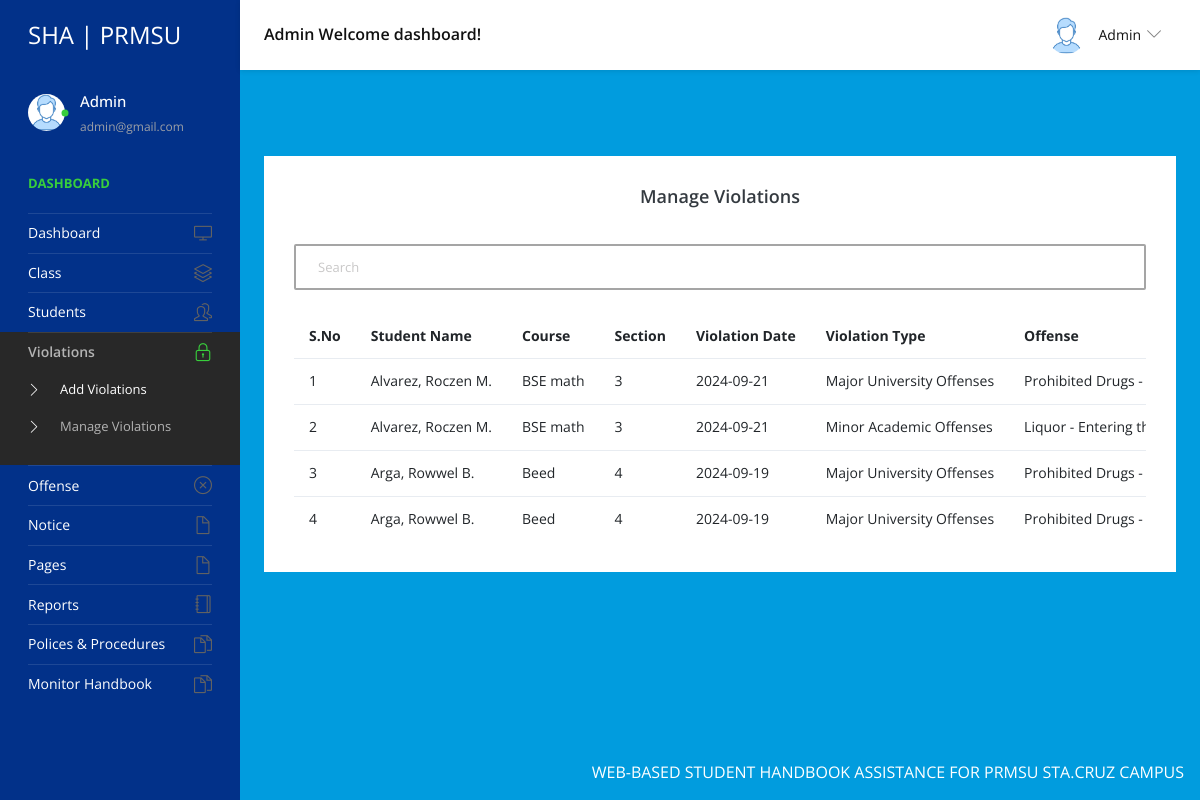
/admin/manage-violations.php (signed in), run on the app's committed database.
### tables this page shows
CREATE TABLE `violations` (
  `id` int(11) NOT NULL,
  `student_id` int(11) NOT NULL,
  `violation_date` date NOT NULL,
  `violation_type` varchar(255) NOT NULL,
  `description` text DEFAULT NULL,
  `severity` int(11) NOT NULL,
  `penalty` varchar(255) DEFAULT NULL,
  `created_at` timestamp NOT NULL DEFAULT current_timestamp(),
  `updated_at` timestamp NOT NULL DEFAULT current_timestamp() ON UPDATE current_timestamp()
);

CREATE TABLE `tblstudent` (
  `ID` int(10) NOT NULL,
  `StudentName` varchar(200) DEFAULT NULL,
  `StudentEmail` varchar(200) DEFAULT NULL,
  `StudentClass` varchar(100) DEFAULT NULL,
  `Gender` varchar(50) DEFAULT NULL,
  `DOB` date DEFAULT NULL,
  `StuID` varchar(200) DEFAULT NULL,
  `FatherName` mediumtext DEFAULT NULL,
  `MotherName` mediumtext DEFAULT NULL,
  `ContactNumber` bigint(10) DEFAULT NULL,
  `AltenateNumber` bigint(10) DEFAULT NULL,
  `Address` mediumtext DEFAULT NULL,
  `UserName` varchar(200) DEFAULT NULL,
  `Password` varchar(200) DEFAULT NULL,
  `Image` varchar(200) DEFAULT NULL,
  `DateofAdmission` timestamp NULL DEFAULT current_timestamp(),
  `verify` int(11) NOT NULL,
  `isReading` tinyint(1) NOT NULL,
  `last_seen` datetime DEFAULT current_timestamp()
);

CREATE TABLE `tblclass` (
  `ID` int(5) NOT NULL,
  `ClassName` varchar(50) DEFAULT NULL,
  `Section` varchar(20) DEFAULT NULL,
  `CreationDate` timestamp NULL DEFAULT current_timestamp()
);

### admin/manage-violations.php (the view, shortened to what this page needs)
<?php
include('includes/dbconnection.php');
if (strlen($_SESSION['sturecmsaid'] == 0)) {
  header('location:logout.php');
} else {
  ?>
  <!DOCTYPE html>
  <html lang="en">
  <head>
    <link rel="stylesheet" href="vendors/simple-line-icons/css/simple-line-icons.css">
    <link rel="stylesheet" href="vendors/flag-icon-css/css/flag-icon.min.css">
    <link rel="stylesheet" href="vendors/css/vendor.bundle.base.css">
    <link rel="stylesheet" href="./vendors/daterangepicker/daterangepicker.css">
    <link rel="stylesheet" href="./vendors/chartist/chartist.min.css">
    <link rel="stylesheet" href="./css/style.css">
  </head>
  <body>
    <div class="container-scroller">
      <?php include_once('includes/header.php'); ?>
      <div class="container-fluid page-body-wrapper">
        <?php include_once('includes/sidebar.php'); ?>
        <div class="main-panel">
          <div class="content-wrapper">
            <div class="page-header">
              <nav aria-label="breadcrumb">
                <ol class="breadcrumb">
                </ol>
              </nav>
            </div>
               <div class="row">
            <div class="col-12 grid-margin stretch-card">
              <div class="card">
                <div class="card-body">
                  <h4 class="card-title" style="text-align: center;">Manage Violations</h4>
                    <div class="table-responsive">
                      <input style="border: 2px #a5a5a5 solid;" type="text" id="searchInput" onkeyup="filterTable()" placeholder="Search"
                        class="form-control mb-4 mt-4">
                      <table class="table" id="table">
                        <thead>
                          <tr>
                            <th class="font-weight-bold">S.No</th>
                            <th class="font-weight-bold">Student Name</th>
                            <th class="font-weight-bold">Course</th>
                            <th class="font-weight-bold">Section</th>
                            <th class="font-weight-bold">Violation Date</th>
                            <th class="font-weight-bold">Violation Type</th>
                            <th class="font-weight-bold">Offense</th>
                          </tr>
                        </thead>
                        <tbody>
                          <?php
                          if (isset($_GET['pageno'])) {
                            $pageno = $_GET['pageno'];
                          } else {
                            $pageno = 1;
                          }
                          $no_of_records_per_page = 15;
                          $offset = ($pageno - 1) * $no_of_records_per_page;
                          $sql = "SELECT v.id, s.StudentName, c.ClassName, c.Section, v.violation_date, v.violation_type, v.description, v.severity, v.penalty
                          FROM violations v
                          JOIN tblstudent s ON v.student_id = s.ID
                          JOIN tblclass c ON s.StudentClass = c.ID
                          LIMIT $offset, $no_of_records_per_page";
                          $query = $dbh->prepare($sql);
                          $query->execute();
                          $results = $query->fetchAll(PDO::FETCH_OBJ);
                          $cnt = 1;
                          if ($query->rowCount() > 0) {
                            foreach ($results as $row) {
                              ?>
                              <tr>
                                <td><?php echo htmlentities($cnt); ?></td>
                                <td><?php echo htmlentities($row->StudentName); ?></td>
                                <td><?php echo htmlentities($row->ClassName); ?></td>
                                <td><?php echo htmlentities($row->Section); ?></td>
                                <td><?php echo htmlentities($row->violation_date); ?></td>
                                <td><?php echo htmlentities($row->violation_type); ?></td>
                                <td><?php echo htmlentities($row->description); ?></td>
                              </tr>
                              <?php
                              $cnt++;
                            }
                          }
                          ?>
                        </tbody>
                      </table>
                    </div>
                  </div>
                </div>
              </div>
            </div>
          </div>
        </div>
      </div>
    </div>
    <?php include_once('includes/footer.php'); ?>
  </body>
  </html>
<?php } ?>

### admin/includes/header.php (shortened to what this page needs)
<nav class="navbar default-layout-navbar col-lg-12 col-12 p-0 fixed-top d-flex flex-row">
  <div class="navbar-brand-wrapper d-flex align-items-center">
    <a class="navbar-brand brand-logo" href="dashboard.php">
      <strong style="color: white;">SHA | PRMSU</strong>
    </a>
  </div><?php
  $aid = $_SESSION['sturecmsaid'];
  $sql = "SELECT * from tbladmin where ID=:aid";
  $query = $dbh->prepare($sql);
  $query->bindParam(':aid', $aid, PDO::PARAM_STR);
  $query->execute();
  $results = $query->fetchAll(PDO::FETCH_OBJ);
  if ($query->rowCount() > 0) {
    foreach ($results as $row) { ?>
      <div class="navbar-menu-wrapper d-flex align-items-center flex-grow-1">
        <h5 class="mb-0 font-weight-medium d-none d-lg-flex"><?php echo htmlentities($row->AdminName); ?> Welcome dashboard!
        </h5>
        <ul class="navbar-nav navbar-nav-right ml-auto">
          <li class="nav-item dropdown d-none d-xl-inline-flex user-dropdown">
            <a class="nav-link dropdown-toggle" id="UserDropdown" href="#" data-toggle="dropdown" aria-expanded="false">
              <img class="img-xs rounded-circle ml-2" src="images/faces/face8.jpg" alt="Profile image"> <span
                class="font-weight-normal"> <?php echo htmlentities($row->AdminName); ?> </span></a>
              </div><?php $cnt = $cnt + 1;
    }
  } ?>
      </li>
    </ul>
  </div>
</nav>

### admin/includes/sidebar.php (shortened to what this page needs)
<nav class="sidebar sidebar-offcanvas" id="sidebar">
  <ul class="nav">
    <li class="nav-item nav-profile">
      <a href="#" class="nav-link">
        <div class="profile-image">
          <img class="img-xs rounded-circle" src="images/faces/face8.jpg" alt="profile image">
          <div class="dot-indicator bg-success"></div>
        </div>
        <div class="text-wrapper">
          <?php
          $aid = $_SESSION['sturecmsaid'];
          $sql = "SELECT * from tbladmin where ID=:aid";
          $query = $dbh->prepare($sql);
          $query->bindParam(':aid', $aid, PDO::PARAM_STR);
          $query->execute();
          $results = $query->fetchAll(PDO::FETCH_OBJ);
          $cnt = 1;
          if ($query->rowCount() > 0) {
            foreach ($results as $row) { ?>
              <p class="profile-name"><?php echo htmlentities($row->AdminName); ?></p>
              <p class="designation"><?php echo htmlentities($row->Email); ?></p><?php $cnt = $cnt + 1;
            }
          } ?>
        </div>
      </a>
    </li>
    <li class="nav-item nav-category">
      <span class="nav-link">Dashboard</span>
    </li>
    <li class="nav-item">
      <a class="nav-link" href="dashboard.php">
        <span class="menu-title">Dashboard</span>
        <i class="icon-screen-desktop menu-icon"></i>
      </a>
    </li>
    <li class="nav-item">
      <a class="nav-link" data-toggle="collapse" href="#ui-basic" aria-expanded="false" aria-controls="ui-basic">
        <span class="menu-title">Class</span>
        <i class="icon-layers menu-icon"></i>
      </a>
    </li>
    <li class="nav-item">
      <a class="nav-link" data-toggle="collapse" href="#ui-basic1" aria-expanded="false" aria-controls="ui-basic1">
        <span class="menu-title">Students</span>
        <i class="icon-people menu-icon"></i>
      </a>
    </li>
    <li class="nav-item">
      <a class="nav-link" data-toggle="collapse" href="#violations" aria-expanded="false" aria-controls="violations">
        <span class="menu-title">Violations</span>
        <i class="icon-lock menu-icon"></i>
      </a>
      <div class="collapse" id="violations">
        <ul class="nav flex-column sub-menu">
          <li class="nav-item"> <a class="nav-link" href="add-violations.php">Add Violations</a></li>
          <li class="nav-item"> <a class="nav-link" href="manage-violations.php">Manage Violations</a></li>
        </ul>
      </div>
    </li>
    <li class="nav-item">
      <a class="nav-link" data-toggle="collapse" href="#offense" aria-expanded="false" aria-controls="offense">
        <span class="menu-title">Offense</span>
        <i class="icon-close menu-icon"></i>
      </a>
    </li>
    <li class="nav-item">
      <a class="nav-link" data-toggle="collapse" href="#auth" aria-expanded="false" aria-controls="auth">
        <span class="menu-title">Notice </span>
        <i class="icon-doc menu-icon"></i>
      </a>
    </li>
    <li class="nav-item">
      <a class="nav-link" data-toggle="collapse" href="#auth2" aria-expanded="false" aria-controls="auth">
        <span class="menu-title">Pages</span>
        <i class="icon-doc menu-icon"></i>
      </a>
    </li>
    <li class="nav-item">
      <a class="nav-link" href="between-dates-reports.php">
        <span class="menu-title">Reports</span>
        <i class="icon-notebook menu-icon"></i>
      </a>
    </li>
    <li class="nav-item">
      <a class="nav-link" href="handbook2.php">
        <span class="menu-title">Polices & Procedures</span>
        <i class="icon-docs menu-icon"></i>
      </a>
    </li>
    <li class="nav-item">
      <a class="nav-link" href="monitor.php">
        <span class="menu-title">Monitor Handbook</span>
        <i class="icon-docs menu-icon"></i>
      </a>
    </li>
  </ul>
</nav>

### data on the page
violations: student.StudentName "Alvarez, Roczen M.", tblclass.ClassName "BSE math", tblclass.Section "3", violation_date "2024-09-21", violation_type "Major University Offenses", description "Prohibited Drugs -…"
violations: student.StudentName "Alvarez, Roczen M.", tblclass.ClassName "BSE math", tblclass.Section "3", violation_date "2024-09-21", violation_type "Minor Academic Offenses", description "Liquor - Entering…"
violations: student.StudentName "Arga, Rowwel B.", tblclass.ClassName "Beed", tblclass.Section "4", violation_date "2024-09-19", violation_type "Major University Offenses", description "Prohibited Drugs -…"
violations: student.StudentName "Arga, Rowwel B.", tblclass.ClassName "Beed", tblclass.Section "4", violation_date "2024-09-19", violation_type "Major University Offenses", description "Prohibited Drugs -…"

### other printed values
$row->AdminName "Admin"
$row->Email "admin@gmail.com"
